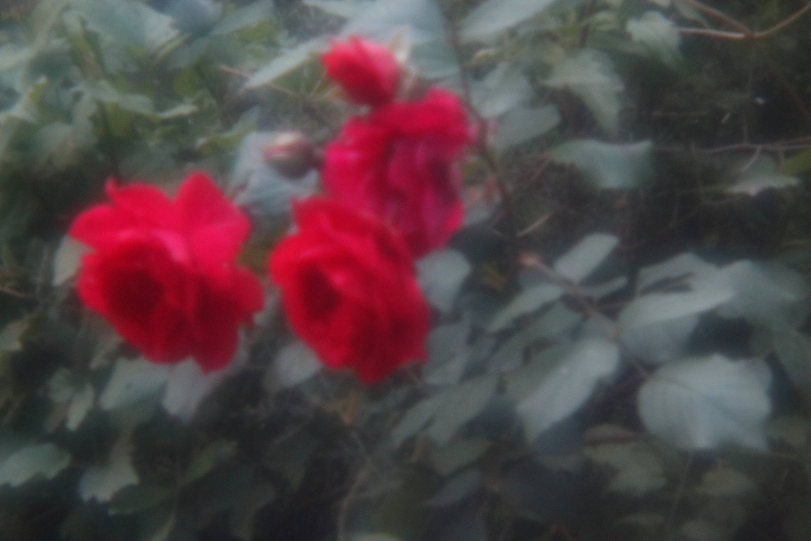
#> input picture gallery/1.jpg, 2432 x 1622 px (shown at 1/3 size); its folder holds only this picture in this run
$ jupyter execute thumbnailmaker.ipynb
#> lines starting #> are read from the running program, lines starting #| are printed output that depends on the picture
[cell 1]
import os
from PIL import Image

FILE_RANGE = range(1, 27)
OUTPUT_DIR = 'thumbnails'
TARGET_QUALITY = 90
TARGET_WIDTH = 700

# Ensure output directory exists
os.makedirs(OUTPUT_DIR, exist_ok=True)

for i in FILE_RANGE:
    filename = f"{i}.jpg"

    if not os.path.exists(filename):
        print(f"[MISSING] {filename}")
        continue

    try:
        with Image.open(filename) as img:
#> img is the input picture: PIL image 2432x1622 RGB; mean R, G, B 84.9, 67.1, 70.7
            if img.mode != 'RGB':
                img = img.convert('RGB')

            aspect_ratio = img.height / img.width
#> aspect_ratio = 0.667
            new_height = int(TARGET_WIDTH * aspect_ratio)
#> new_height = 466

            thumb = img.resize((TARGET_WIDTH, new_height), Image.Resampling.LANCZOS)
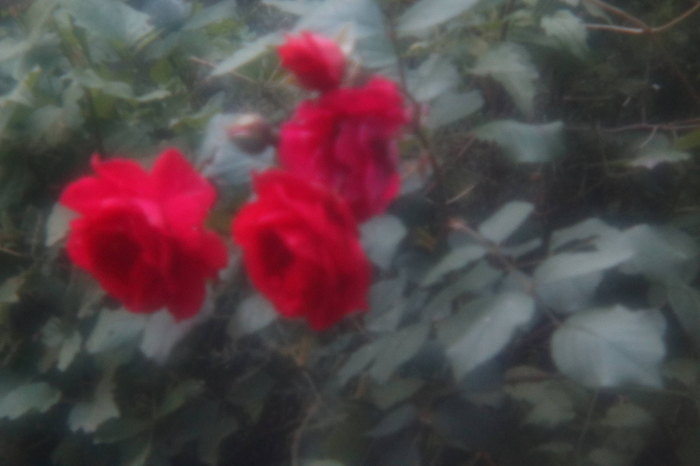
#> thumb: PIL image 700x466 RGB; mean R, G, B 84.9, 67.1, 70.7

            output_path = os.path.join(OUTPUT_DIR, filename)
            thumb.save(output_path, "JPEG", quality=TARGET_QUALITY, optimize=True)

            print(f"[OK] {output_path} | {TARGET_WIDTH}x{new_height}px")
#| [OK] thumbnails/1.jpg | 700x466px

    except Exception as e:
        print(f"[ERROR] {filename}: {e}")
